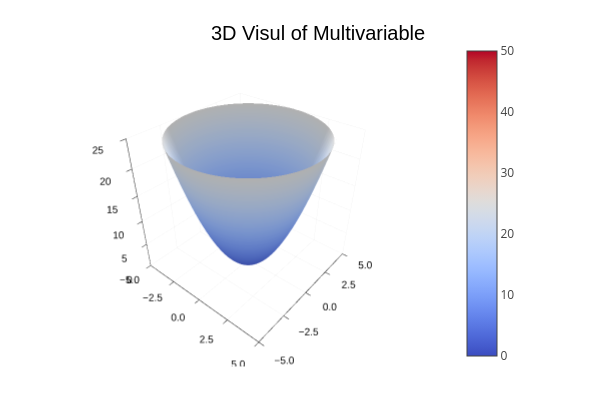

Notebook cell for this chart:
### Markdown cell above
<a id="multivariable-paraboloid"></a>
#### 3D Paraboloid

**Mathematical Concept:**
A multivariable quadratic function forming a symmetric 3D surface.
$$ f(x, y) = x^2 + y^2 $$

**Modeling Objective:**
Render a 3D surface plot to visualize continuous spatial domains.

[⬆ Back to Table of Contents](#table-of-contents)

### Code cell
f(x,y) = x^2 + y^2
x = -5:0.2:5
y = -5:0.2:5

surface(x,y,f, title= "3D Visul of Multivariable", color=:coolwarm, camera=(40,35), zlims=(0, 25) )

### Figure 1 — Plotly figure (JSON) as saved in the notebook; plotly's stock layout.template omitted (floating-point values rounded to 4 significant figures; data arrays with more than 128 entries replaced by an {"elided": "..."} marker saying what was removed)
{"data": [{"colorbar": {"len": 0.9039, "title": "", "x": 0.7615, "y": 0.4896}, "colorscale": {"elided": "100x2 mixed values"}, "name": "y1", "opacity": null, "scene": "scene", "showlegend": false, "showscale": true, "type": "surface", "x": [-5, -4.8, -4.6, -4.4, -4.2, -4, -3.8, -3.6, -3.4, -3.2, -3, -2.8, -2.6, -2.4, -2.2, -2, -1.8, -1.6, -1.4, -1.2, -1, -0.8, -0.6, -0.4, -0.2, 0, 0.2, 0.4, 0.6, 0.8, 1, 1.2, 1.4, 1.6, 1.8, 2, 2.2, 2.4, 2.6, 2.8, 3, 3.2, 3.4, 3.6, 3.8, 4, 4.2, 4.4, 4.6, 4.8, 5], "xaxis": "x", "y": [-5, -4.8, -4.6, -4.4, -4.2, -4, -3.8, -3.6, -3.4, -3.2, -3, -2.8, -2.6, -2.4, -2.2, -2, -1.8, -1.6, -1.4, -1.2, -1, -0.8, -0.6, -0.4, -0.2, 0, 0.2, 0.4, 0.6, 0.8, 1, 1.2, 1.4, 1.6, 1.8, 2, 2.2, 2.4, 2.6, 2.8, 3, 3.2, 3.4, 3.6, 3.8, 4, 4.2, 4.4, 4.6, 4.8, 5], "yaxis": "y", "z": {"elided": "51x51 float values"}, "zaxis": "z", "zmax": 50, "zmin": 0}], "layout": {"annotations": [{"font": {"color": "rgba(0, 0, 0, 1.000)", "family": "sans-serif", "size": 20}, "rotation": 0, "showarrow": false, "text": "3D Visul of Multivariable", "x": 0.5296, "xanchor": "center", "xref": "paper", "y": 1, "yanchor": "top", "yref": "paper"}], "height": 400, "legend": {"bgcolor": "rgba(255, 255, 255, 1.000)", "bordercolor": "rgba(0, 0, 0, 1.000)", "borderwidth": 1, "font": {"color": "rgba(0, 0, 0, 1.000)", "family": "sans-serif", "size": 11}, "title": {"font": {"color": "rgba(0, 0, 0, 1.000)", "family": "sans-serif", "size": 15}, "text": ""}, "tracegroupgap": 0, "traceorder": "normal", "x": 1, "xanchor": "auto", "y": 1, "yanchor": "auto"}, "margin": {"b": 20, "l": 0, "r": 0, "t": 20}, "paper_bgcolor": "rgba(255, 255, 255, 1.000)", "plot_bgcolor": "rgba(255, 255, 255, 1.000)", "scene": {"camera": {"eye": {"x": 1.369, "y": -1.632, "z": 1.491}, "projection": "orthographic"}, "domain": {"x": [0.06582, 0.7615], "y": [0.03762, 0.9415]}, "xaxis": {"gridcolor": "rgba(0, 0, 0, 0.100)", "gridwidth": 0.5, "linecolor": "rgba(0, 0, 0, 1.000)", "mirror": false, "range": [-5, 5], "showgrid": true, "showline": true, "showticklabels": true, "tickangle": 0, "tickcolor": "rgb(0, 0, 0)", "tickfont": {"color": "rgba(0, 0, 0, 1.000)", "family": "sans-serif", "size": 11}, "tickmode": "array", "ticks": "inside", "ticktext": ["−5.0", "−2.5", "0.0", "2.5", "5.0"], "tickvals": [-5, -2.5, 0, 2.5, 5], "title": "", "titlefont": {"color": "rgba(0, 0, 0, 1.000)", "family": "sans-serif", "size": 15}, "type": "-", "visible": true, "zeroline": false, "zerolinecolor": "rgba(0, 0, 0, 1.000)"}, "yaxis": {"gridcolor": "rgba(0, 0, 0, 0.100)", "gridwidth": 0.5, "linecolor": "rgba(0, 0, 0, 1.000)", "mirror": false, "range": [-5, 5], "showgrid": true, "showline": true, "showticklabels": true, "tickangle": 0, "tickcolor": "rgb(0, 0, 0)", "tickfont": {"color": "rgba(0, 0, 0, 1.000)", "family": "sans-serif", "size": 11}, "tickmode": "array", "ticks": "inside", "ticktext": ["−5.0", "−2.5", "0.0", "2.5", "5.0"], "tickvals": [-5, -2.5, 0, 2.5, 5], "title": "", "titlefont": {"color": "rgba(0, 0, 0, 1.000)", "family": "sans-serif", "size": 15}, "type": "-", "visible": true, "zeroline": false, "zerolinecolor": "rgba(0, 0, 0, 1.000)"}, "zaxis": {"gridcolor": "rgba(0, 0, 0, 0.100)", "gridwidth": 0.5, "linecolor": "rgba(0, 0, 0, 1.000)", "mirror": false, "range": [0, 25], "showgrid": true, "showline": true, "showticklabels": true, "tickangle": 0, "tickcolor": "rgb(0, 0, 0)", "tickfont": {"color": "rgba(0, 0, 0, 1.000)", "family": "sans-serif", "size": 11}, "tickmode": "array", "ticks": "inside", "ticktext": ["0", "5", "10", "15", "20", "25"], "tickvals": [0, 5, 10, 15, 20, 25], "title": "", "titlefont": {"color": "rgba(0, 0, 0, 1.000)", "family": "sans-serif", "size": 15}, "type": "-", "visible": true, "zeroline": false, "zerolinecolor": "rgba(0, 0, 0, 1.000)"}}, "showlegend": true, "width": 600}}
